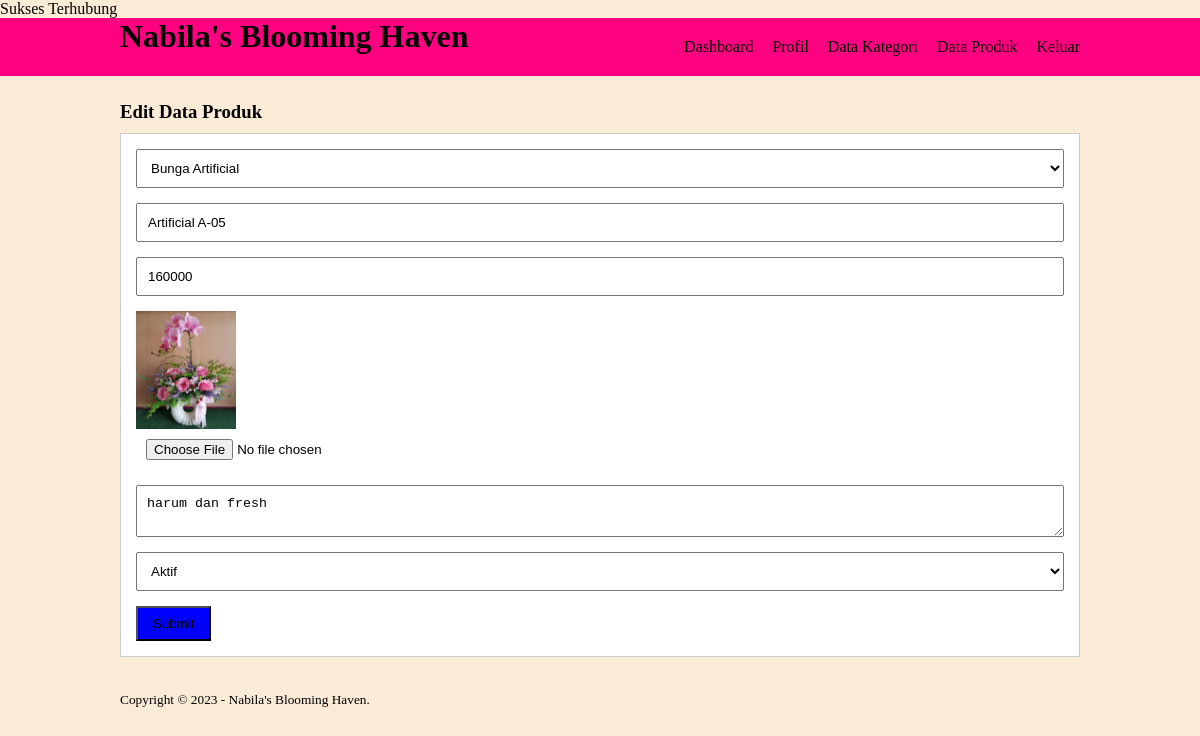
The page /edit-produk.php?id=2 (signed in) on the database its author committed.
### tables this page shows
CREATE TABLE `tb_product` (
  `product_id` int(11) NOT NULL,
  `category_id` int(11) NOT NULL,
  `product_name` varchar(100) NOT NULL,
  `product_price` int(11) NOT NULL,
  `product_description` text NOT NULL,
  `product_image` varchar(100) NOT NULL,
  `product_satus` tinyint(1) NOT NULL,
  `data_create` timestamp NOT NULL DEFAULT CURRENT_TIMESTAMP
);

CREATE TABLE `tb_category` (
  `category_id` int(11) NOT NULL,
  `category_name` varchar(25) NOT NULL
);

### edit-produk.php (the view, shortened to what this page needs)
<?php
include 'db.php';
$produk = mysqli_query($conn, "SELECT * FROM tb_product WHERE product_id = '".$_GET['id']."' ");
$p = mysqli_fetch_object($produk);
?>
<!DOCTYPE html>
<html>
<head>
        <link rel="stylesheet" type="text/css" href="css/style.css">
</head>
<body>
    <header>
        <div class="container">
        <h1><a href="dashboard.php">Nabila's Blooming Haven</a></h1>
        <ul>
            <li><a href="dashboard.php">Dashboard</a></li>
            <li><a href="profil.php">Profil</a></li>
            <li><a href="data-kategori.php">Data Kategori</a></li>
            <li><a href="data-produk.php">Data Produk</a></li>
            <li><a href="keluar.php">Keluar</a></li>
</ul>
</div>
</header>
<div class="section">
    <div class="container">
        <h3>Edit Data Produk</h3>
        <div class="box">
            <form action="" method="POST" enctype="multipart/form-data">
                <select class="input-control" name="kategori" required>
                    <?php
                    $kategori = mysqli_query($conn, "SELECT * FROM tb_category ORDER BY category_id DESC");
                    while($r = mysqli_fetch_array($kategori)){
                    ?>
                    <option value="<?php echo $r['category_id'] ?>" <?php echo ($r['category_id'] == $p->category_id)? 'selected' : '';
                    ?>><?php echo $r['category_name'] ?></option>
                    <?php } ?>
                </select>
                <input type="text" name ="nama" class="input-control" placeholder="Nama Produk" value="<?php echo $p->product_name ?>" required>
                <input type="text" name ="harga" class="input-control" placeholder="Harga" value="<?php echo $p->product_price ?>"required>
                <img src="pproduk/<?php echo $p->product_image ?>"width="100px">
                <input type="file" name ="gambar" class="input-control">
                <textarea class="input-control" name="deskripsi"  placeholder="Deskripsi"><?php echo $p->product_description ?></textarea><br>
                <select class="input-control" name="satus">
                    <option value="1"  <?php echo ($p->product_satus == 1)? 'selected':''; ?>>Aktif</option>
                </select>
                <input type="submit" name="submit" value="Submit" class="btn">
</form>
</div>
</div>
</div>
<footer>
    <div class="container">
        <small>Copyright &copy; 2023 - Nabila's Blooming Haven.</small>
    </div>
</footer>
</body>
</html>

### css/style.css (style rules this page uses)
* { padding: 0; margin: 0; font-family: 'Quicksand' sans-serif; }
body { background-color: antiquewhite; }
* { color: inherit; text-decoration: none; }
.input-control { width: 100%; padding: 10px; margin-bottom: 15px; box-sizing: border-box; }
.btn { padding: 8px 15px; background-color: blue; color: black; border: none cursor: pointer; }
header { background-color: rgb(255, 0, 128); }
header h1 { float: left; padding: 10px, 0; }
header ul { float: right; }
header ul li { display: inline-block; }
header ul li a { padding: 20px 0 20px 15px; display: inline-block; }
.container { width: 80%; margin:0 auto; }
.container:after { content: ''; display: block; clear: both; }
.section { padding: 25px 0; }
.box { background-color: #fff; border: 1px solid #ccc; padding: 15px; box-sizing: border-box; margin: 10px 0; }

### rows shown on the page
tb_product: kategori "Bunga Artificial", nama "Artificial A-05", harga "160000", product_image (picture), deskripsi "harum dan fresh", satus "Aktif"
